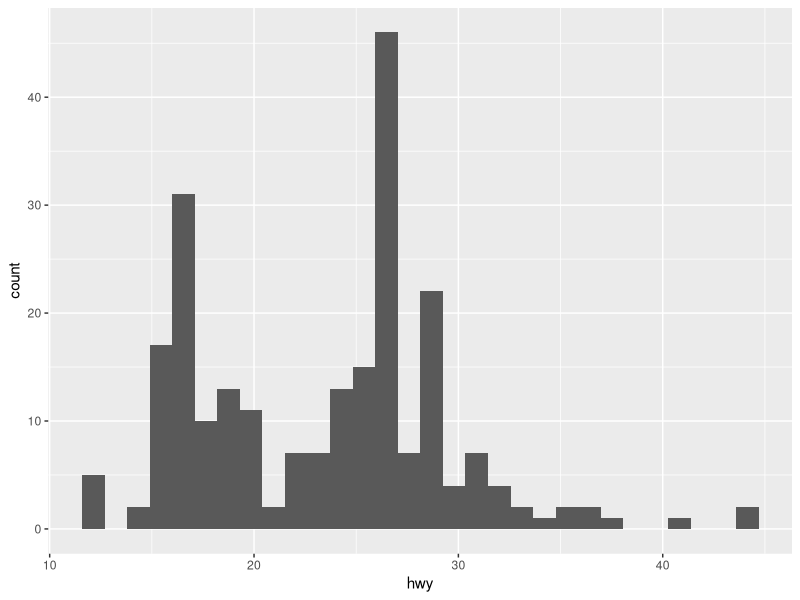
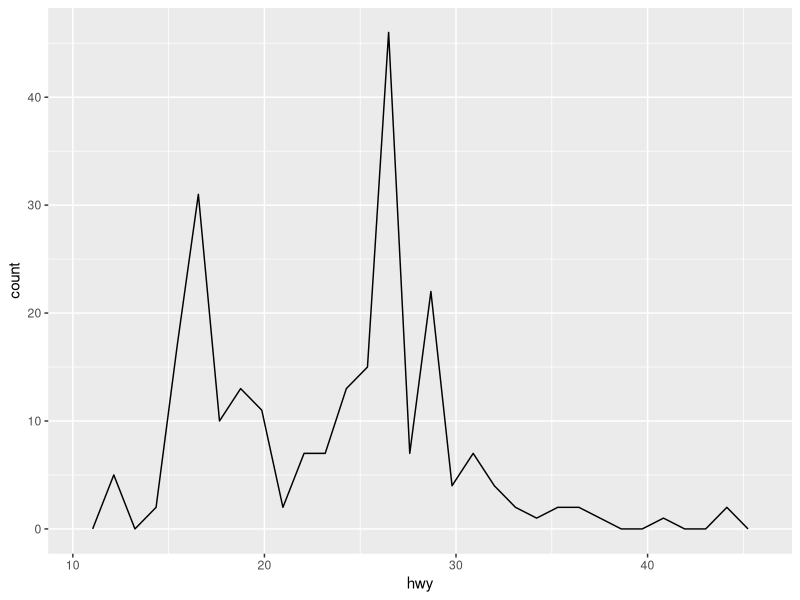
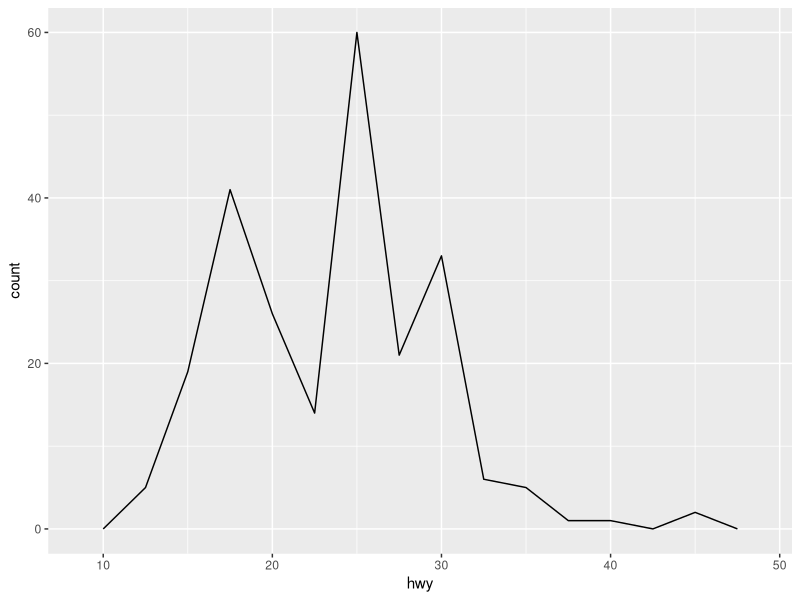
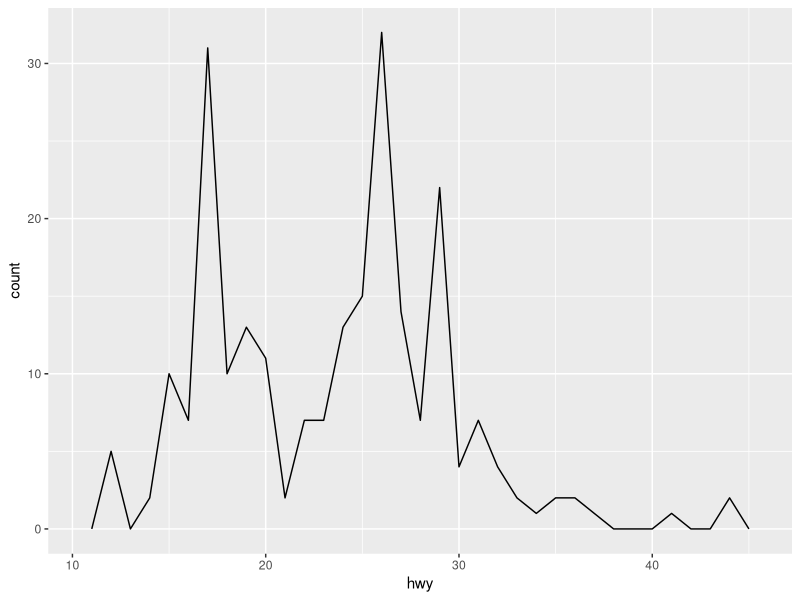
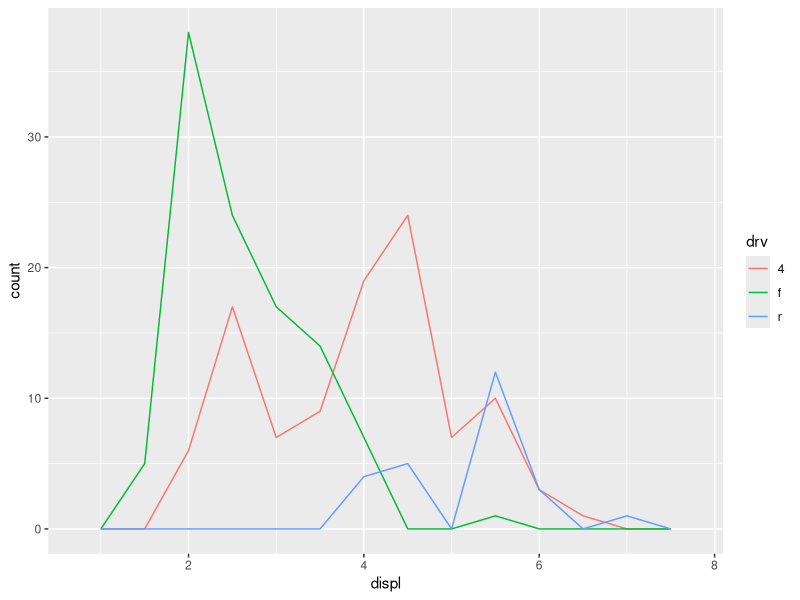
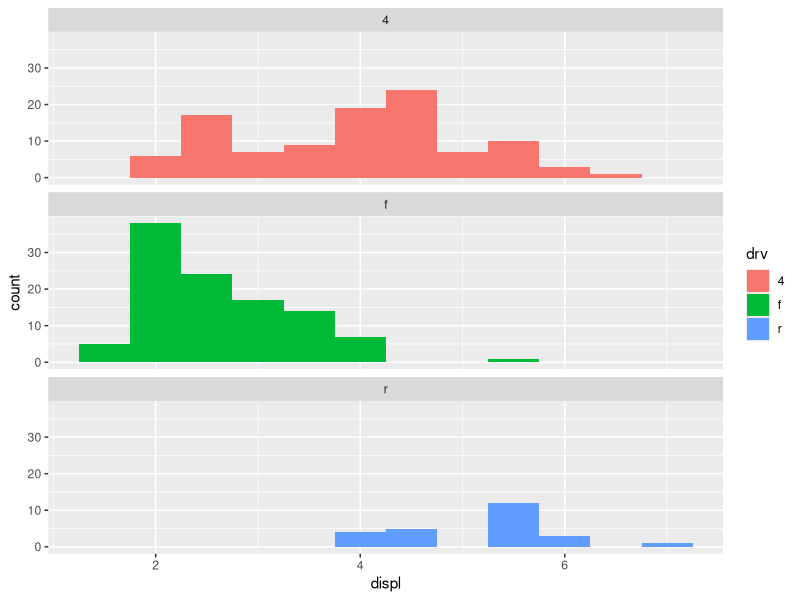

These figures' R source, in order:

# -------------------------------------------------------------------------

          # Histograms and Frequency Polygons # 

# -------------------------------------------------------------------------

# -------------------------------------------------------------------------
# The variables are mostly self-explanatory:
# - cty and hwy record miles per gallon (mpg) for city and highway driving.
# - displ is the engine displacement in litres.
# - drv is the drivetrain: front wheel (f), rear wheel (r) or four wheel (4).
# - model is the model of car. There are 38 models, selected because they had
#   a new edition every year between 1999 and 2008.
# - class (not shown), is a categorical variable describing the "type" of car:
#   two seater, SUV, compact, etc.

# -------------------------------------------------------------------------
library(ggplot2)

# -------------------------------------------------------------------------
 
# Histograms and frequency polygons show the distribution of a single numeric
# variable. They provide more information about the distribution of a single
# group than boxplots do, at the expense of needing more space.

# -------------------------------------------------------------------------

ggplot(mpg, aes(hwy)) + 
  geom_histogram()

# -------------------------------------------------------------------------

      # frequency polygon

# -------------------------------------------------------------------------

ggplot(mpg, aes(hwy)) + 
  geom_freqpoly()

# -------------------------------------------------------------------------

# You can control the width of the bins with the binwidth argument (if you
# don't want evenly spaced bins you can use the breaks argument). It is very
# important to experiment with the bin width. The default just splits your
# data into 30 bins, which is unlikely to be the best choice. You should always
# try many bin widths, and you may find you need multiple bin widths to tell
# the full story of your data.

# -------------------------------------------------------------------------
ggplot(mpg, aes(hwy)) + 
  geom_freqpoly(binwidth = 2.5)

ggplot(mpg, aes(hwy)) + 
  geom_freqpoly(binwidth=1)

# -------------------------------------------------------------------------

# To compare the distributions of different subgroups, you can map
# a categorical variable to either fill (for geom histogram() ) or colour (for
# geom freqpoly() ). It’s easier to compare distributions using the frequency
# polygon because the underlying perceptual task is easier. You can also use
# facetting: this makes comparisons a little harder, but it’s easier to see the
# distribution of each group.

# -------------------------------------------------------------------------

ggplot(mpg, aes(displ, color=drv)) + 
geom_freqpoly(binwidth = 0.5)

# -------------------------------------------------------------------------

ggplot(mpg, aes(displ, fill=drv)) + 
  geom_histogram(binwidth = 0.5) + 
  facet_wrap(~drv, ncol = 1)


# -------------------------------------------------------------------------
